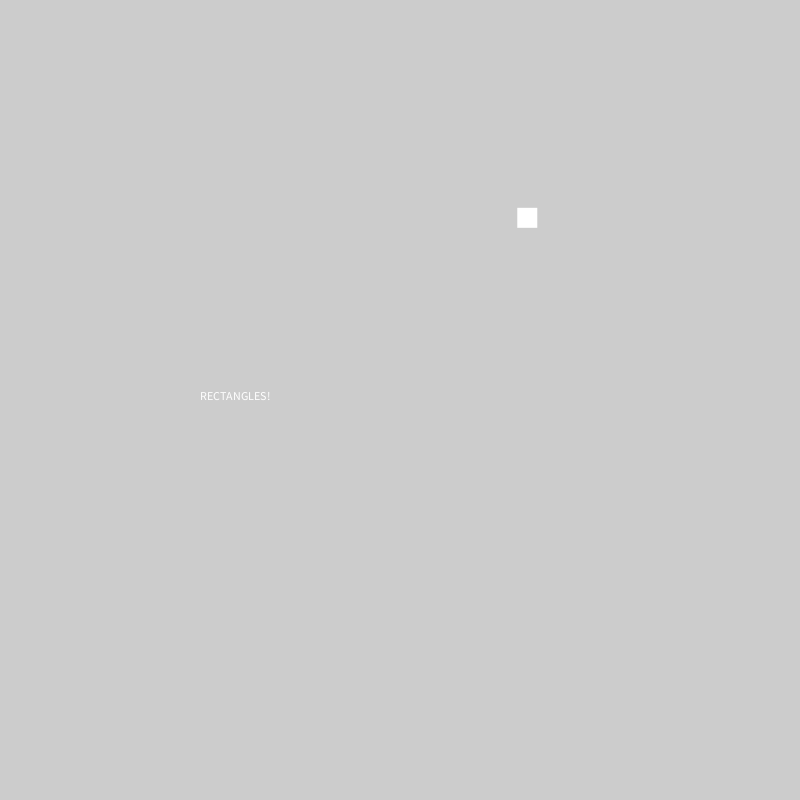
Frame 1 (no input)
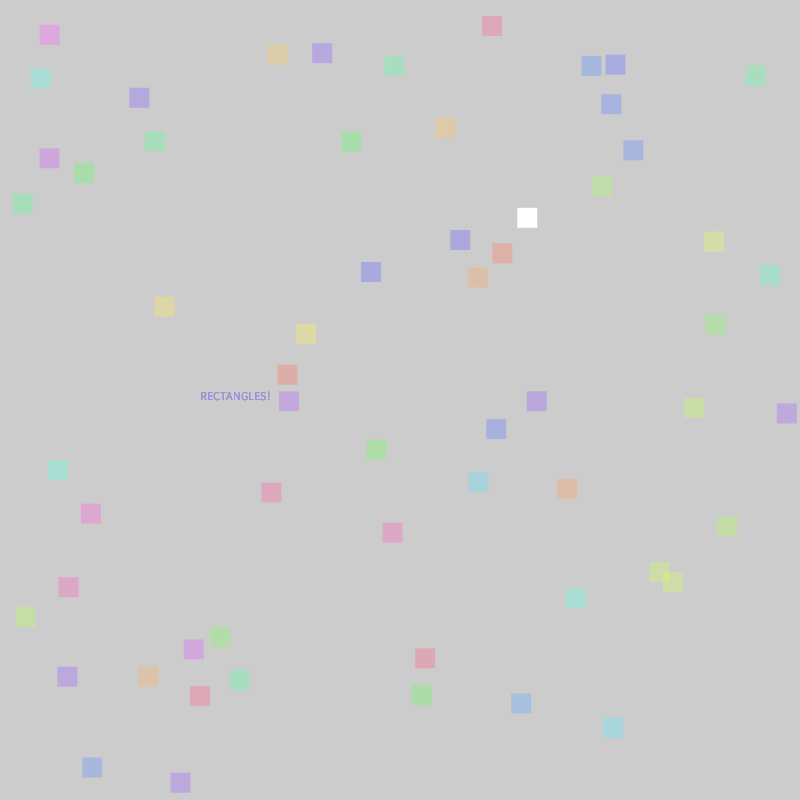
Frame 60 (the mouse pressed at the canvas centre just before this capture)
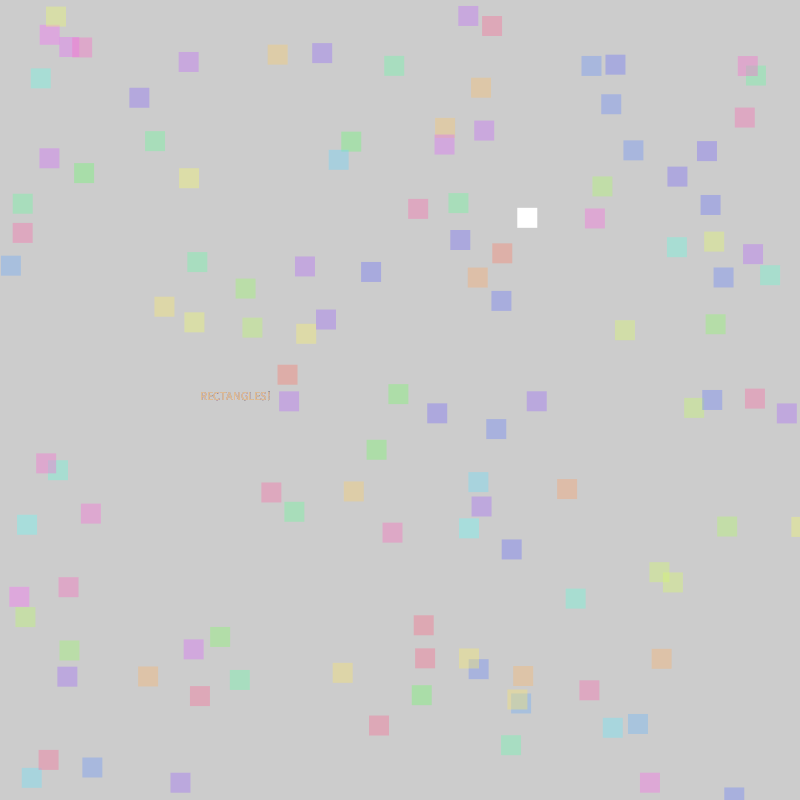
Frame 120 (the mouse held since frame 60 and released just before this capture)

The Processing sketch that drew these frames (run headless with seeded random() and noise(); from frame 60 on, the mouse is pressed at the canvas centre):

// Processing sketch: moused_pressed
// ── moused_pressed.pde
int shape = 1;
void setup() {
  size(800, 800);
  colorMode(HSB, 360, 100, 100);
}

void draw() {
  noStroke();
  if (shape == 1) {
    text("RECTANGLES!", 200, height/2);
    rect(random(800), random(800), 20, 20);
    fill(random(360), 54, 97, 100);
  } else {
    ellipse(random(800), random(800), 20, 20);
    fill(random(360), 54, 97, 100);
    text("ELLIPSES!", 200, height/2);
  }
}
void mouseClicked() {
  if (shape == 0) {
    shape = 1;
  } else {
    shape = 0;
  }
}
